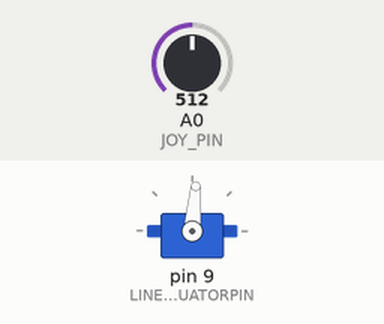
Recording of a sketch running on a simulated Arduino Uno, built with avr-gcc and run on an emulated ATmega328P. Shown: servo. Inputs (shaded band) come from the test bench; at power-on: A0 (JOY_PIN) = 512.

Above: at 1.2 s.
1.3 s: A0 (JOY_PIN) set to 493
2.8 s: A0 (JOY_PIN) set to 470
At 3.74 s:
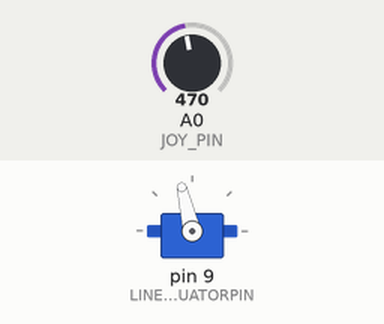
5.8 s: A0 (JOY_PIN) set to 511
At 5.8 s:
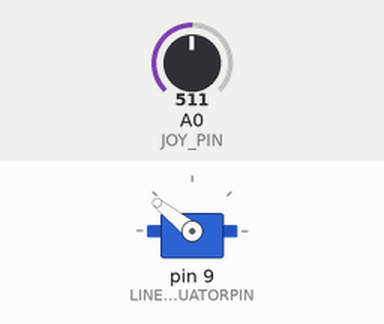
7.3 s: A0 (JOY_PIN) set to 306
At 10.1 s:
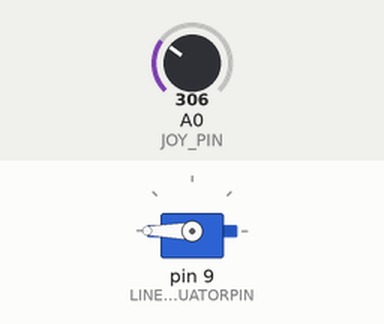
10.3 s: A0 (JOY_PIN) set to 1005
12.4 s: A0 (JOY_PIN) set to 1023
At 13.96 s:
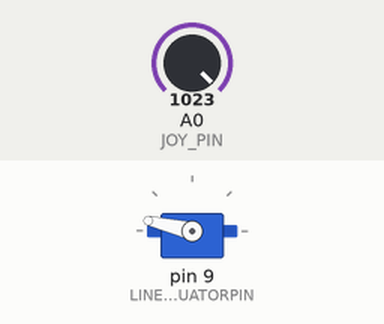
Timing chart, 0 to 20.2 s (numbered marks = the images above; inputs shaded):
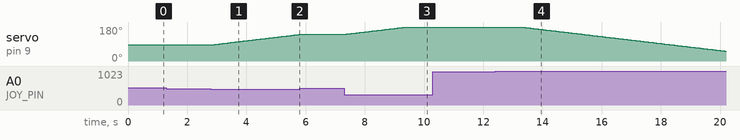

The sketch:

servo_joystick.ino
```cpp
/***********************************************************************************
 *          RobotGeek Linear Actuator Demo
 *          Incremental Analog Control
 *
 *
 *  The following sketch will allow you to control a Firgelli Linear Actuator using
 *  a RobotGeek Joystick for incremental movement.
 *
 *  Products
 *    http://www.robotgeek.com/robotgeek-pantilt.aspx
 *    http://www.robotgeek.com/robotgeek-geekduino-sensor-kit
 *    http://www.robotgeek.com/robotgeek-joystick
 *    http://www.robotgeek.com/p/power-supply-6vdc-2a.aspx
 *    Firgelli Mini Linear Actuators http://www.robotgeek.com/store/Search.aspx?SearchTerms=firgelli
 *
 *  Wiring
 *    Linear Actuatoro - Digital Pin 9
 *    Joystick(Vertica)   - Analog Pin 0
 *    Jumper for pins 9/10/11 should be set to 'VIN'
 *
 *
 *  Control Behavior:
 *    Moving the joysticks will incrementally move the linear actuator. This means that when you
 *    release the joystick to its 'home' position, the actuator will stay in the last place
 *    it was. This allows for incremental position control.
 *
 *  External Resources
 *
 ***********************************************************************************/
//Includes
#include <Servo.h>   //servo library for controlling the linear actuator

//Defines
#define LINEARACTUATORPIN 9         //Linear Actuator Digital Pin

#define JOY_PIN 0              // Joystick Analog Pin

//generic deadband limits - not all joystics will center at 512, so these limits remove 'drift' from joysticks that are off-center.
#define DEADBANDLOW 482   //decrease this value if drift occurs, increase it to increase sensitivity around the center position
#define DEADBANDHIGH 542  //increase this value if drift occurs, decrease it to increase sensitivity around the center position

//max/min puse values in microseconds to send to the servo
#define POS_MIN      1050  //fully retracted
#define POS_MAX      2000 //fully extended

Servo linearActuator;    // create servo object to control the linear actuator
int JSValue;             // variables to hold the last reading from the analog pins for the joystick. The value will be between 0 and 1023
int ValueMapped;        // the joystick values will be changed (or 'mapped') to new values to be sent to the linear actuator.

int LinearValue = 1500;   //current positional value being sent to the linear actuator. Start at the 'centered' position

int speed = 1;        //alter this value to change the speed of the system. Higher values mean higher speeds

void setup()
{
  //initialize servos
  linearActuator.attach(LINEARACTUATORPIN, POS_MIN, POS_MAX);  // attaches/activates the linear actuator on pin LINEARACTUATORPIN

  //use the writeMicroseconds to set the linear actuator to a default centered position
  linearActuator.writeMicroseconds(LinearValue);

}

void loop()
{

  /**************Servo Positions *******************************/
  //read the values from the joystick
   JSValue = analogRead(JOY_PIN);

   //only update if the joystick is outside the deadzone (i.e. moved oustide the center position)
   if(JSValue > DEADBANDHIGH || JSValue < DEADBANDLOW)
   {
     ValueMapped = map(JSValue, 0, 1023, speed, -speed); //Map analog value from native joystick value (0 to 1023) to incremental change (speed to -speed).
     LinearValue = LinearValue + ValueMapped; //add mapped joystick value to present Value
   }

  //use the writeMicroseconds to set the servos to their new positions
  linearActuator.writeMicroseconds(LinearValue);

  delay(10); // waits for the servo to get to they're position before continuing
}
```

Measured:
- the behaviour switches between 482 and 481 on A0 (JOY_PIN) (found by bisection; images 0 and 1)
- the behaviour switches between 1022 and 1023 on A0 (JOY_PIN) (found by bisection; images 3 and 4)
- after the input at 1.3 s, every drawn part: stays the same
- after the input at 2.8 s, servo on pin 9 (LINEARACTUATORPIN): moves from 85° to 141° over 3.0 s, starting at once
- after the input at 5.8 s, servo on pin 9 (LINEARACTUATORPIN): stays 141° (without the input it goes to 142° after 0.04 s)
- after the input at 7.3 s, servo on pin 9 (LINEARACTUATORPIN): moves from 141° to 180° over 2.1 s, starting at once
- after the input at 10.3 s, every drawn part: stays the same
- after the input at 12.4 s, servo on pin 9 (LINEARACTUATORPIN): moves from 180° to 52° over 6.9 s, starting after 0.91 s
